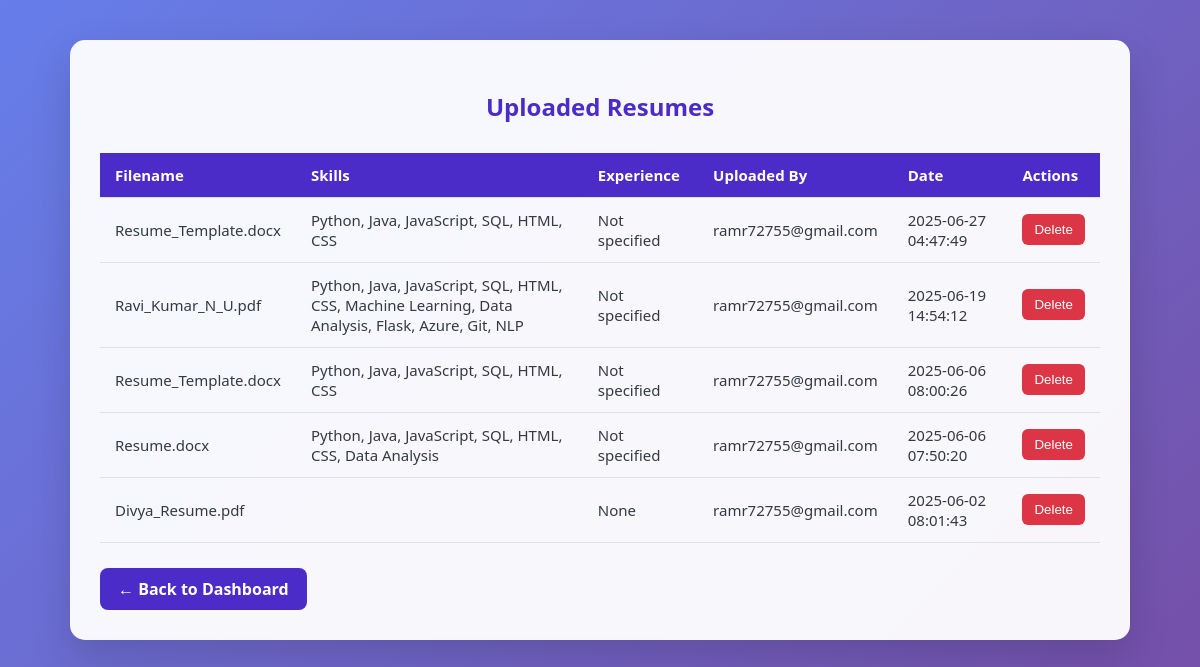
Page /resumes (signed in) on the earlier database version.
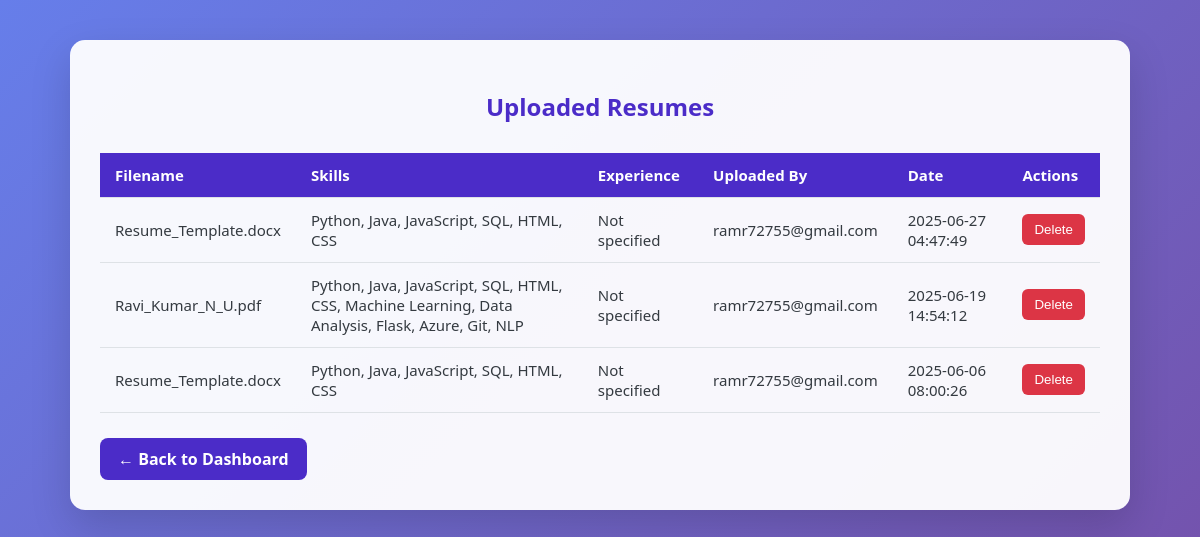
Same page on the later database version.
### tables this page shows
CREATE TABLE resumes (
        id INTEGER PRIMARY KEY AUTOINCREMENT,
        filename TEXT NOT NULL,
        parsed_name TEXT,
        parsed_email TEXT,
        parsed_skills TEXT,
        uploaded_by TEXT NOT NULL,
        upload_date TIMESTAMP DEFAULT CURRENT_TIMESTAMP
    , parsed_experience INTEGER, shortlisted TEXT DEFAULT 'no', shortlisted_label INTEGER DEFAULT NULL);

### app.py (the view)
@app.route('/resumes')
def list_resumes():
    if 'user' not in session:
        flash('Please login first.')
        return redirect(url_for('login'))
    conn = get_db_connection()
    resumes = conn.execute('SELECT * FROM resumes ORDER BY upload_date DESC').fetchall()
    conn.close()
    return render_template('resumes.html', resumes=resumes)

### app.py (called while the page is built)
def get_db_connection():
    conn = sqlite3.connect('database.db')
    conn.row_factory = sqlite3.Row
    return conn

### templates/resumes.html (shortened to what this page needs)
<!DOCTYPE html>
<html lang="en">
<head>
</head>
<body>
    <div class="container">
        <h2>Uploaded Resumes</h2>
        {% if resumes %}
        <table>
            <thead>
                <tr>
                    <th>Filename</th>
                    <th>Skills</th>
                    <th>Experience</th>
                    <th>Uploaded By</th>
                    <th>Date</th>
                    <th>Actions</th>
                </tr>
            </thead>
            <tbody>
                {% for resume in resumes %}
                <tr>
                    <td>{{ resume.filename }}</td>
                    <td>{{ resume.parsed_skills }}</td>
                    <td>{{ resume.parsed_experience }}</td>
                    <td>{{ resume.uploaded_by }}</td>
                    <td>{{ resume.upload_date }}</td>
                    <td>
                        <form method="POST" action="{{ url_for('delete_resume', resume_id=resume.id) }}" class="action-form">
                            <button type="submit" class="delete-button"
                                onclick="return confirm('Are you sure you want to delete this resume?');">Delete</button>
                        </form>
                    </td>
                </tr>
                {% endfor %}
            </tbody>
        </table>
        {% else %}
        <p>No resumes uploaded yet.</p>
        {% endif %}
        <a href="{{ url_for('dashboard') }}" class="button-link">← Back to Dashboard</a>
    </div>
</body>
</html>

Differences in the rows shown:
removed resumes: filename "Resume.docx", parsed_skills "Python, Java, JavaScript, SQL, HTML, CSS, Data Analysis", parsed_experience "Not specified", uploaded_by "ramr72755@gmail.com", upload_date "2025-06-06 07:50:20"
removed resumes: filename "Divya_Resume.pdf", parsed_experience "None", uploaded_by "ramr72755@gmail.com", upload_date "2025-06-02 08:01:43"
